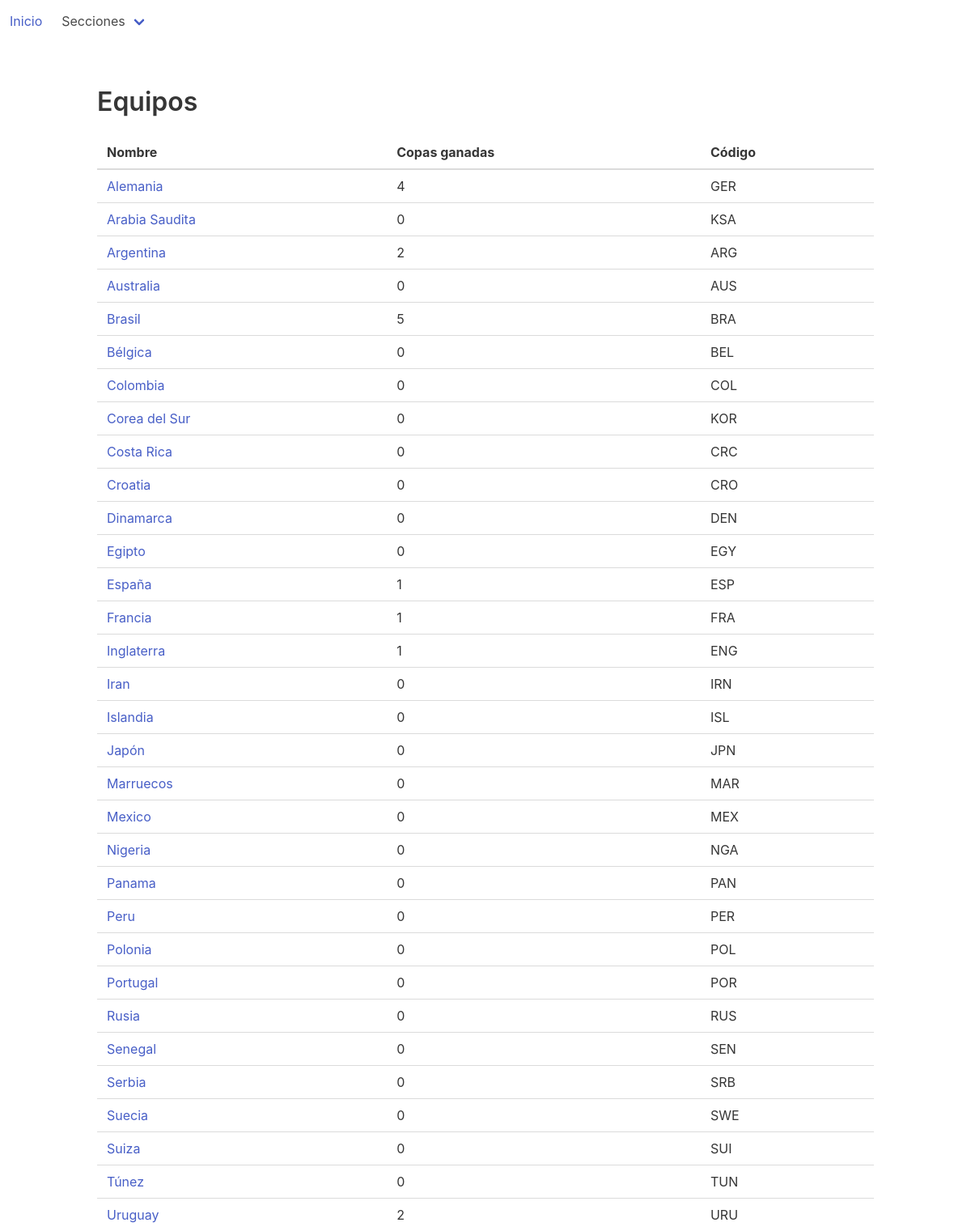
/dashboard/teams, run on the app's committed database.
### dashboard/models.py (models this page shows, shortened)
class Team(models.Model):
    GROUP_CHOICES = (
        ('A', 'Grupo A'),
        ('B', 'Grupo B'),
        ('C', 'Grupo C'),
        ('D', 'Grupo D'),
        ('E', 'Grupo E'),
        ('F', 'Grupo F'),
        ('G', 'Grupo G'),
        ('H', 'Grupo H'),
    )
    group = models.CharField(choices=GROUP_CHOICES, max_length=1, null=True, default='A')
    name = models.CharField(max_length=32)
    code = models.CharField(max_length=32)
    cups = models.IntegerField(default=0)
    finals = models.IntegerField(default=0)
    semifinals = models.IntegerField(default=0)
    class Meta:
        ordering = ["name"]

### dashboard/views.py (the view)
class TeamListView(ListView):
    model = Team

### templates/dashboard/team_list.html (shortened to what this page needs)
{% extends 'base.html' %}
{% block content %}
    <h1 class="title">Equipos</h1>
    <table class="table">
        <thead>
        <tr>
            <th>Nombre</th>
            <th>Copas ganadas </th>
            <th>Código</th>
        </tr>
        </thead>
        <tbody>
        {% for team in team_list %}
            <tr>
                <td><a href="{% url 'team-detail' team.pk %}">{{ team.name }}</a></td>
                <td>{{ team.cups }}</td>
                <td>{{ team.code }}</td>
            </tr>
        {% endfor %}
        </tbody>
    </table>
{% endblock %}

### data on the page
Team: name "Alemania", cups "4", code "GER"
Team: name "Arabia Saudita", cups "0", code "KSA"
Team: name "Argentina", cups "2", code "ARG"
Team: name "Australia", cups "0", code "AUS"
Team: name "Brasil", cups "5", code "BRA"
Team: name "Bélgica", cups "0", code "BEL"
Team: name "Colombia", cups "0", code "COL"
Team: name "Corea del Sur", cups "0", code "KOR"
Team: name "Costa Rica", cups "0", code "CRC"
Team: name "Croatia", cups "0", code "CRO"
Team: name "Dinamarca", cups "0", code "DEN"
Team: name "Egipto", cups "0", code "EGY"
Team: name "España", cups "1", code "ESP"
Team: name "Francia", cups "1", code "FRA"
Team: name "Inglaterra", cups "1", code "ENG"
Team: name "Iran", cups "0", code "IRN"
Team: name "Islandia", cups "0", code "ISL"
Team: name "Japón", cups "0", code "JPN"
Team: name "Marruecos", cups "0", code "MAR"
Team: name "Mexico", cups "0", code "MEX"
Team: name "Nigeria", cups "0", code "NGA"
Team: name "Panama", cups "0", code "PAN"
Team: name "Peru", cups "0", code "PER"
Team: name "Polonia", cups "0", code "POL"
Team: name "Portugal", cups "0", code "POR"
Team: name "Rusia", cups "0", code "RUS"
Team: name "Senegal", cups "0", code "SEN"
Team: name "Serbia", cups "0", code "SRB"
Team: name "Suecia", cups "0", code "SWE"
Team: name "Suiza", cups "0", code "SUI"
Team: name "Túnez", cups "0", code "TUN"
Team: name "Uruguay", cups "2", code "URU"
